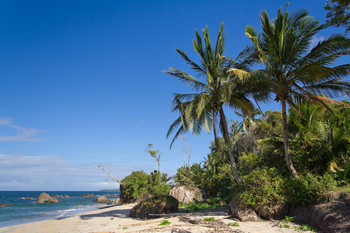
#> input picture book/images/beach.png, 350 x 233 px
$ python histogram.py --image images/beach.png
#> lines starting #> are read from the running program, lines starting #| are printed output that depends on the picture
import numpy as np
import argparse
import cv2
from matplotlib import pyplot as plt


ap = argparse.ArgumentParser()
ap.add_argument("-i", "--image", required = True, help = "Path to image")
args = vars(ap.parse_args())


image = cv2.imread(args["image"])
#> image is the input picture: shape (233, 350, 3); mean B, G, R 136, 110.4, 78.6

gray = cv2.cvtColor(image, cv2.COLOR_BGR2GRAY)
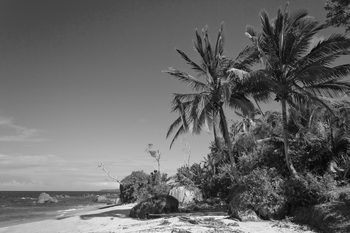
#> gray: shape (233, 350); min 3, max 250, mean 103.8
cv2.imshow("Ori gray", gray)


hist = cv2.calcHist([gray], [0], None, [256], [0, 256])
#> hist = 256 values, max 1023 at index 91, min 0 at index 0, mean 318.6

plt.figure()
plt.title("Grayscale Histogram")
plt.xlabel("Bin")
plt.ylabel("# of pixels")
plt.plot(hist)
plt.xlim([0, 256])
plt.show()
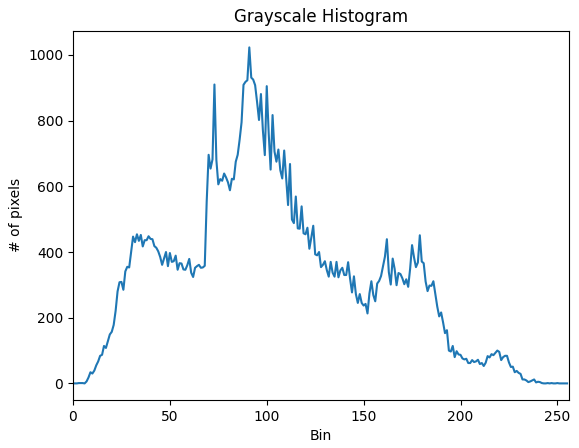
#> figure drawn by matplotlib, 1 panel; curve peaks at x = 91, y = 1023

# cv2.waitKey(5000)

chans = cv2.split(image)
colors = ("b", "g", "r")
plt.figure()
plt.title("'Flattened' Color Histogram")
plt.xlabel("Bin")
plt.ylabel("# of pixels")

for (chan, color) in zip(chans, colors):
    hist = cv2.calcHist([chan], [0], None, [256], [0, 256])
    plt.plot(hist)
    plt.xlim([0, 256])
#> this loop made 3 passes
#> color on passes 1 to 3: 'b', 'g', 'r'
plt.show()
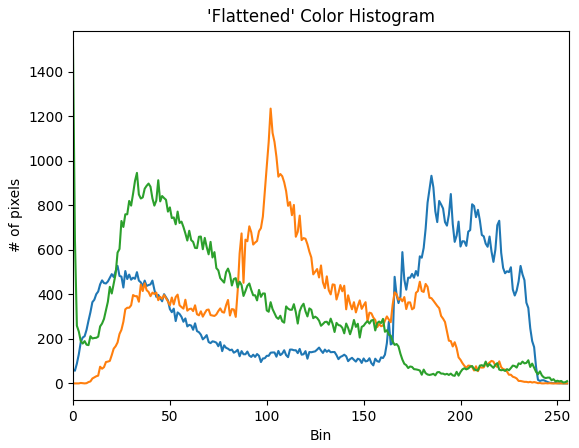
#> figure drawn by matplotlib, 1 panel; curve peaks at x = 185, y = 933; curve peaks at x = 102, y = 1235; curve peaks at x = 0, y = 1510

cv2.waitKey(5000)

$ run again, on book/images/wave.png
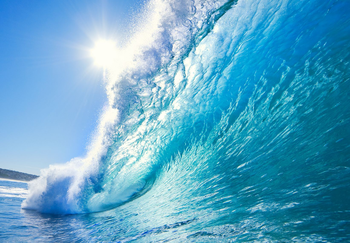
#> input picture book/images/wave.png, 350 x 243 px
#> image is the input picture: shape (243, 350, 3); mean B, G, R 199.1, 166.5, 93.5
#> `gray = cv2.cvtColor(image, cv2.COLOR_BGR2GRAY)`:
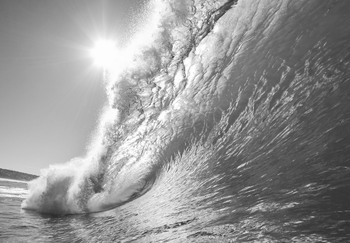
#> gray: shape (243, 350); min 45, max 255, mean 148.4
#> hist = 256 values, max 937 at index 181, min 0 at index 0, mean 332.2
#> the loop `for (chan, color) in zip(chans, colors):` made 3 passes
#> color on passes 1 to 3: 'b', 'g', 'r'
#> `plt.show()`:
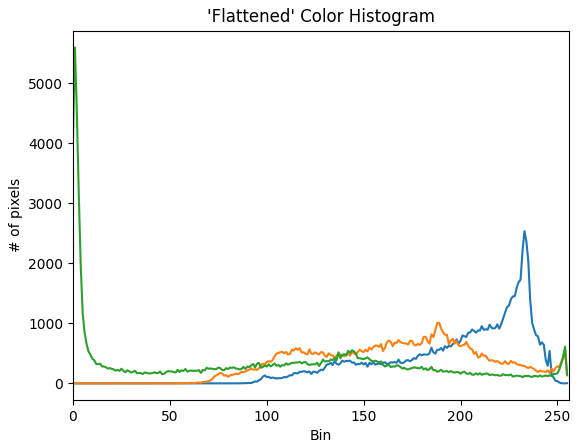
#> figure drawn by matplotlib, 1 panel; curve peaks at x = 233, y = 2538; curve peaks at x = 189, y = 1008; curve peaks at x = 1, y = 5600
